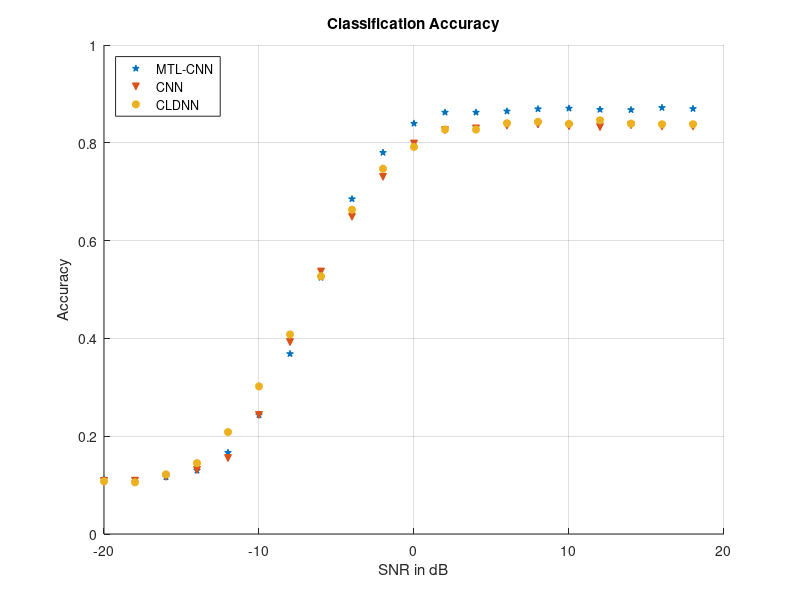

Recreate this plot in MATLAB. (Note: this script raises an error after producing the figure.)
cnn = [0.1087953314,0.1089092283,0.1168677749,0.130844237,0.1552970503,0.2434804413,0.3925094869,0.5366744109,0.6487634274,0.7304274937,0.7984219903,0.8258899143,0.8293328919,0.8349114862,0.8377549328,0.8341283789,0.8322618352,0.8359552452,0.8334018584,0.833361232];
cldnn = [0.1077949145,0.1057183643,0.1219306388,0.1449287441,0.2083921894,0.3019057172,0.4081009734,0.5270494524,0.6631692897,0.7470243085,0.7915500127,0.8272083059,0.8271809303,0.8400164677,0.8429779473,0.8388149636,0.8461217333,0.8391520148,0.8379245128,0.8380482089];
%mtl = [0.1072947061,0.1105046603,0.1163614885,0.1319276606,0.172829248,0.2752423938,0.3973766705,0.5342681713,0.6714131068,0.7625314334,0.8332909137,0.8577785102,0.85482536,0.8600247015,0.8615486652,0.8590677044,0.858729231,0.8578278792,0.8623468465,0.8586374289];
mtl = [0.11204668611921634,0.10647409522210093,0.11653025061176273,0.1298441536794733,0.16643124221022018,0.24348044132397192,0.36850354726942747,0.5243942914039164,0.6851528020651179,0.7799664710813077,0.8394841774836684,0.8622280817402769,0.8621916901175302,0.8645533141210374,0.8690930193997679,0.870449409992468,0.867996994238958,0.8674181879364011,0.8718033056492065,0.8696853029795781];
snr = -20:2:18;
yval = 0:0.1:1;
figure;
hold on
grid on
title('Classification Accuracy');
xlabel('SNR in dB');
ylabel('Accuracy');
%scatter(snr,cnn,45,'oy','MarkerFaceColor', 'y')
%scatter(snr,cldnn,45,'dr','MarkerFaceColor', 'r')
%scatter(snr,mtl,45,'sg', 'MarkerFaceColor', 'g')
h = plot(snr,mtl,'p',snr,cnn,'v',snr,cldnn,'o','LineWidth',1);
set(h, {'MarkerFaceColor'}, get(h,'Color')); 
set(h,{'markers'},{5;5;5})  
lgd = legend('MTL-CNN','CNN','CLDNN','Location','northwest');
lgd.FontSize = 14;



ax = gca;
snr_ = -25:5:25;
ax.XTick = snr_;
ax.YTick = yval;